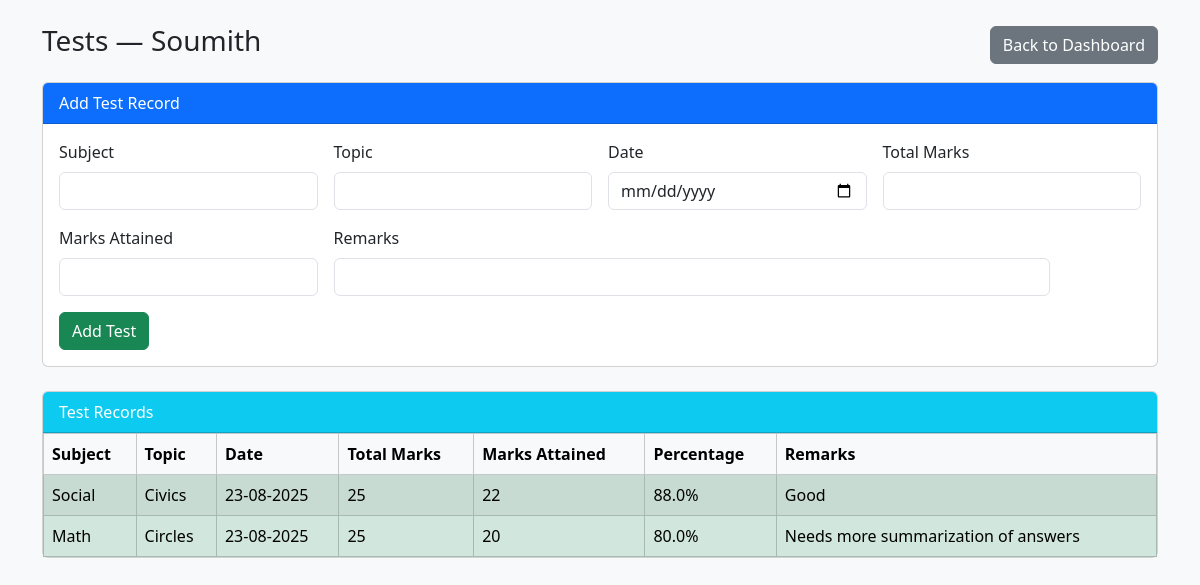
/student/2/tests (signed in), run on the app's committed database.
### models.py (models this page shows)
class Student(SQLModel, table=True):
    id: Optional[int] = Field(default=None, primary_key=True)
    name: str
    grade: str
    school: Optional[str] = None
    syllabus: Optional[str] = None
    focus_subjects: Optional[str] = None
    subject: Optional[str] = None
    remarks: Optional[str] = None
    tutor_id: int = Field(foreign_key="tutor.id")
    tutor: Optional["Tutor"] = Relationship(back_populates="students")
    journals: List["Journal"] = Relationship(back_populates="student")
    attendances: List["Attendance"] = Relationship(back_populates="student")
    tests: List["TestRecord"] = Relationship(back_populates="student")
    upcoming_tests: List["UpcomingTest"] = Relationship(back_populates="student")
    feedbacks: List["Feedback"] = Relationship(back_populates="student")

class TestRecord(SQLModel, table=True):
    id: Optional[int] = Field(default=None, primary_key=True)
    student_id: int = Field(foreign_key="student.id")
    subject: str
    topic: str
    test_date: date
    total_marks: int
    marks_attained: int
    remarks: str
    student: "Student" = Relationship(back_populates="tests")

### main.py (the view)
@app.get("/student/{student_id}/tests", response_class=HTMLResponse)
def view_tests(
        request: Request,
        student_id: int,
        session: Session = Depends(get_session),
        user: User = Depends(get_current_user)
):
    student = session.get(Student, student_id)
    if not student:
        raise HTTPException(status_code=404, detail="Student not found")
    tutor = session.get(Tutor, student.tutor_id)
    if not tutor or (user.user_type == "tutor" and tutor.id != user.tutor_id):
        raise HTTPException(status_code=403, detail="Not authorized to view this student's tests")
    tests = session.exec(
        select(TestRecord)
        .where(TestRecord.student_id == student_id)
        .order_by(TestRecord.test_date.desc())
    ).all()
    return templates.TemplateResponse("view_tests.html", {
        "request": request,
        "student": student,
        "tests": tests
    })

### templates/view_tests.html (shortened to what this page needs)
<!DOCTYPE html>
<html>
<head>
    <link href="https://cdn.jsdelivr.net/npm/bootstrap@5.3.3/dist/css/bootstrap.min.css" rel="stylesheet">
</head>
<body class="bg-light">
<div class="container mt-4">
    <div class="d-flex justify-content-between align-items-center mb-3">
        <h3>Tests — {{ student.name }}</h3>
        <a href="/dashboard" class="btn btn-secondary">Back to Dashboard</a>
    </div>
    <div class="card mb-4">
        <div class="card-header bg-primary text-white">
            Add Test Record
        </div>
        <div class="card-body">
            <form method="post" action="/student/{{ student.id }}/tests/add" class="row g-3">
                <div class="col-md-3">
                    <label class="form-label">Subject</label>
                    <input type="text" name="subject" class="form-control" required>
                </div>
                <div class="col-md-3">
                    <label class="form-label">Topic</label>
                    <input type="text" name="topic" class="form-control" required>
                </div>
                <div class="col-md-3">
                    <label class="form-label">Date</label>
                    <input type="date" name="test_date" class="form-control" required>
                </div>
                <div class="col-md-3">
                    <label class="form-label">Total Marks</label>
                    <input type="number" name="total_marks" min="0" class="form-control" required>
                </div>
                <div class="col-md-3">
                    <label class="form-label">Marks Attained</label>
                    <input type="number" name="marks_attained" min="0" class="form-control" required>
                </div>
                <div class="col-md-8">
                    <label class="form-label">Remarks</label>
                    <input type="text" name="remarks" class="form-control" required>
                </div>
                <div class="col-12">
                    <button type="submit" class="btn btn-success">Add Test</button>
                </div>
            </form>
        </div>
    </div>
    {% if tests %}
    <div class="card">
        <div class="card-header bg-info text-white">
            Test Records
        </div>
        <div class="card-body p-0">
            <table class="table table-bordered table-striped mb-0">
                <thead class="table-light">
                    <tr>
                        <th>Subject</th>
                        <th>Topic</th>
                        <th>Date</th>
                        <th>Total Marks</th>
                        <th>Marks Attained</th>
                        <th>Percentage</th>
                        <th>Remarks</th>
                    </tr>
                </thead>
                <tbody>
                    {% for test in tests %}
                    {% set percentage = (test.marks_attained / test.total_marks * 100) if test.total_marks > 0 else 0 %}
                    {% if percentage >= 75 %}
                        {% set row_class = "table-success" %}
                    {% elif percentage >= 50 %}
                        {% set row_class = "table-warning" %}
                    {% else %}
                        {% set row_class = "table-danger" %}
                    {% endif %}
                    <tr class="{{ row_class }}">
                        <td>{{ test.subject }}</td>
                        <td>{{ test.topic }}</td>
                        <td>{{ test.test_date.strftime("%d-%m-%Y") }}</td>
                        <td>{{ test.total_marks }}</td>
                        <td>{{ test.marks_attained }}</td>
                        <td>{{ percentage|round(2) }}%</td>
                        <td>{{ test.remarks }}</td>
                    </tr>
                {% endfor %}
                </tbody>
            </table>
        </div>
    </div>
    {% else %}
        <p class="text-muted">No test records found for this student.</p>
    {% endif %}
</div>
</body>
</html>

### data on the page
Student: name "Soumith"
TestRecord: subject "Social", topic "Civics", test_date "23-08-2025", total_marks "25", marks_attained "22", percentage "88.0", remarks "Good"
TestRecord: subject "Math", topic "Circles", test_date "23-08-2025", total_marks "25", marks_attained "20", percentage "80.0", remarks "Needs more summarization of answers"
